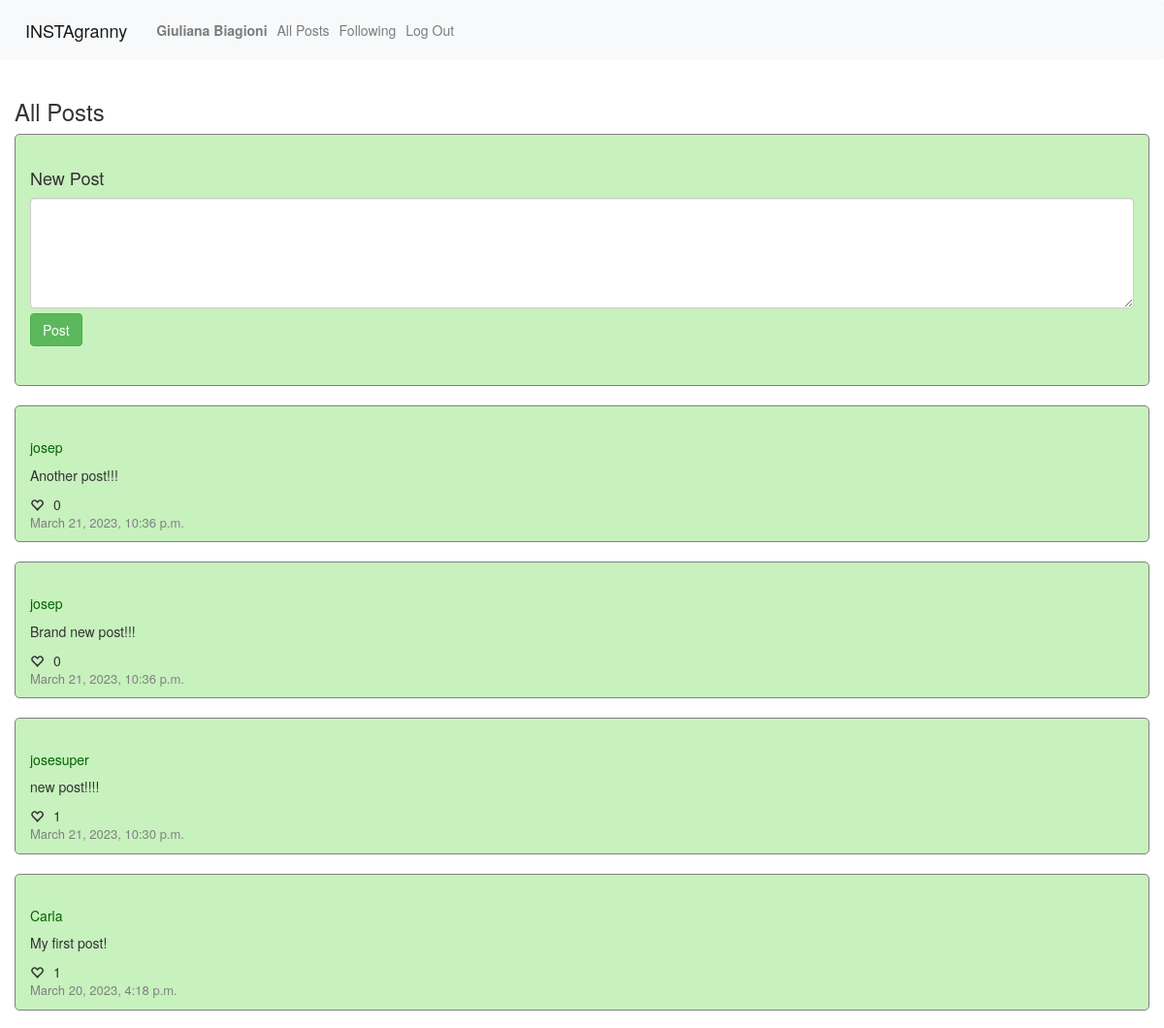
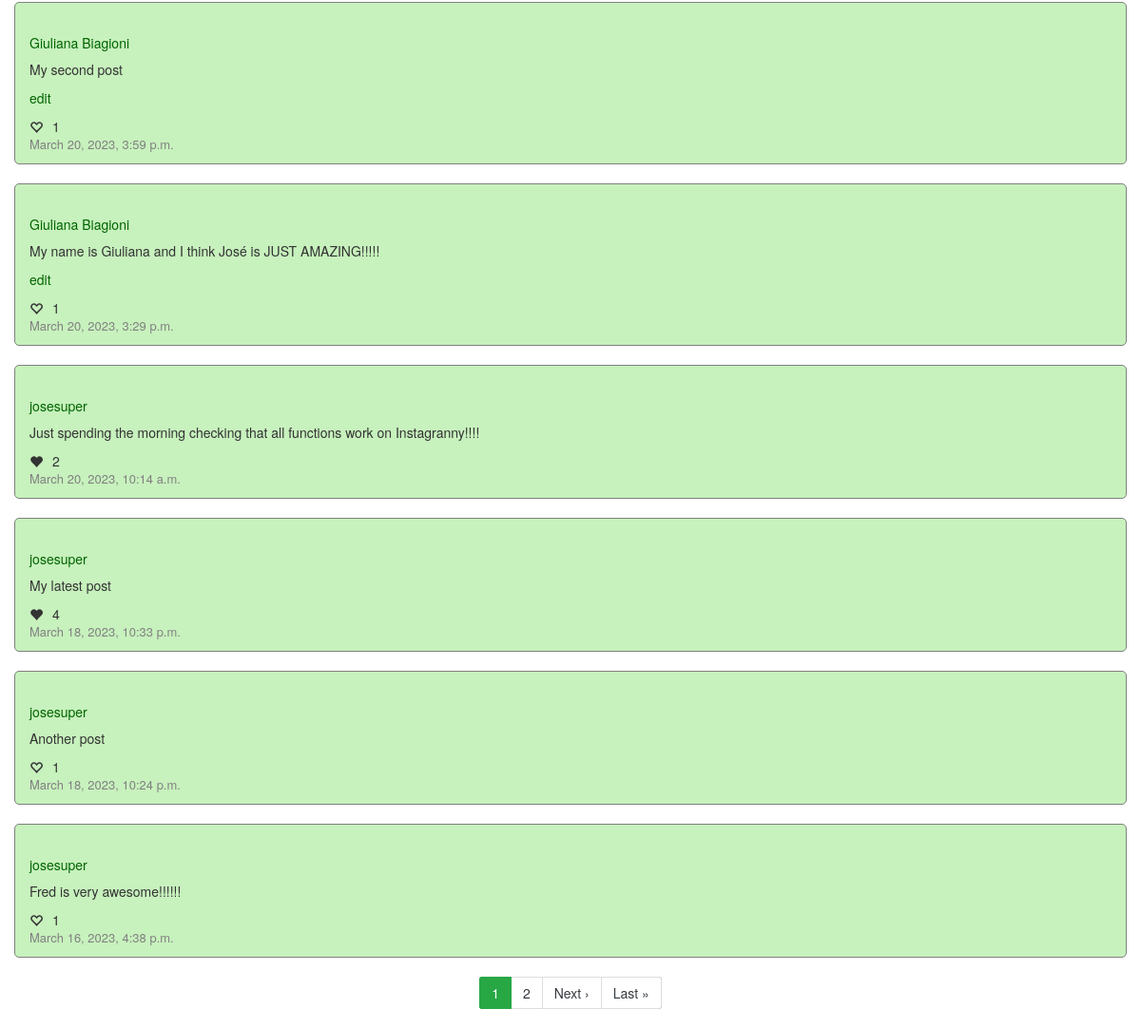
The page / (signed in) on the database its author committed (2 pictures, top to bottom).
### network/models.py (models this page shows, shortened)
class User(AbstractUser):
    followers = models.ManyToManyField('self', symmetrical=False, blank=True, related_name="following")
    def __str__(self):
        return f"{self.username}"

class Post(models.Model):
    poster = models.ForeignKey(User,on_delete=models.PROTECT, related_name="user_posts")
    body = models.TextField(max_length=300)
    liked_by = models.ManyToManyField(User, blank=True, related_name='liked_posts')
    timestamp = models.DateTimeField(default=datetime.today)

### network/views.py (the view)
# urls.py: path("", views.index, name="index"),
def index(request):
    if request.method == "POST":
        form = NewPostform(request.POST)
        if form.is_valid:
            newpost = Post(poster = request.user, body = request.POST["body"])
            newpost.save()
        return HttpResponseRedirect(reverse("network:index"))
    else:
        posts = Post.objects.all().order_by('-timestamp')
        page_number = request.GET.get('page', 1)
        paginator = Paginator(posts, 10)
        page = paginator.get_page(page_number)
        return render(request, "network/index.html", {
            "NewPostform": NewPostform,
            "page": page,
            "heading": "All Posts"
        })

### network/templates/network/index.html (shortened to what this page needs)
{% extends "network/layout.html" %}
{% load static %}
{% block body %}
<div class="container-fluid">
    <h3>{{ heading }}</h3>
    {% if user.is_authenticated %}
    <div class="newpost-section">
        <h4>New Post</h4>
        <form action="{% url 'network:index' %}" method="post">
            <div class="form-group">
                {{ NewPostform }}
                <button type="submit" id="submit" class="btn btn-success">Post</button>
            </div>
        </form>
    </div>
    {% endif %}
    {% for post in page %}
    <div class="post-section">
        <h5><a id="post-poster-{{ post.id }}" class="profilename" href="/{{ post.poster }}">{{ post.poster }}</a></h5>
        <p id="post-body-{{ post.id }}">{{ post.body }}</p>
        {% if post.poster == user %}
        <p class="edit" data-id="{{ post.id }}">edit</p>
        {% endif %}
        <div class="row align-items-center">
            <div id="likes-{{ post.id }}" class="col heart-col">
                {% if user in post.liked_by.all %}
                <i class="glyphicon glyphicon-heart" data-liked="True" data-like="{{ post.id }}"></i>
                {% else %}
                <i class="glyphicon glyphicon-heart-empty" data-liked="False" data-like="{{ post.id }}"></i>
                {% endif %}
                <p id="like-count-{{ post.id }}">{{ post.liked_by.all|length }}</p>
            </div>
        </div>
        <p class="timestamp">{{ post.timestamp }}</p>
    </div>
    {% endfor %}
    {% if page.has_other_pages %}
    <nav>
    <div class="d-flex justify-content-center">
        <ul class="pagination bg-dark ">
            {% for i in page.paginator.page_range %}
            {% if page.number == i %}
            <li class="page-item active"><span class="page-link bg-success border-success">{{ i }}<span class="sr-only">(current)</span></span></li>
            {% else %}
            {% if i > page.number|add:'-3' and i < page.number|add:'3' %}
            <li class="page-item"><a class="page-link text-dark" href="?page={{ i }}">{{ i }}</a></li>
            {% endif %}
            {% endif %}
            {% endfor %}
            {% if page.has_next %}
            <li class="page-item"><a class="page-link text-dark" href="?page={{ page.next_page_number }}">Next &rsaquo;</a></li>
            <li class="page-item"><a class="page-link text-dark" href="?page={{ page.paginator.num_pages }}">Last &raquo;</a></li>
            {% endif %}
        </ul>
    </div>
    </nav>
    {% endif %}
</div>
{% endblock %}

### network/templates/network/layout.html (shortened to what this page needs)
{% load static %}
<!DOCTYPE html>
<html lang="en">
    <head>
        <link rel="stylesheet" href="https://stackpath.bootstrapcdn.com/bootstrap/4.4.1/css/bootstrap.min.css">
        <link href="{% static 'network/styles.css' %}" rel="stylesheet">
        <link rel="stylesheet" href="https://maxcdn.bootstrapcdn.com/bootstrap/3.3.7/css/bootstrap.min.css">
    </head>
    <body>
        <nav class="navbar navbar-expand-lg navbar-light bg-light">
            <a class="navbar-brand" href="#">INSTAgranny</a>
            <div>
              <ul class="navbar-nav mr-auto">
                {% if user.is_authenticated %}
                    <li class="nav-item">
                        <a class="nav-link" href="{{ user.username }}"><strong>{{ user.username }}</strong></a>
                    </li>
                {% endif %}
                <li class="nav-item">
                  <a class="nav-link" href="{% url 'network:index' %}">All Posts</a>
                </li>
                {% if user.is_authenticated %}
                    <li class="nav-item">
                        <a class="nav-link" href="{% url 'network:following' %}">Following</a>
                    </li>
                    <li class="nav-item">
                        <a class="nav-link" href="{% url 'network:logout' %}">Log Out</a>
                    </li>
                {% endif %}
              </ul>
            </div>
          </nav>
        <div class="body">
            {% block body %}
            {% endblock %}
        </div>
    </body>
</html>

### network/static/network/styles.css (style rules this page uses)
#submit { margin-top: 5px; }
.newpost-section { border-style: solid; border-width: thin; border-color: grey; border-radius: 5px; padding: 25px 15px 25px 15px; background-color: #c7f1bd; }
.post-section { margin-top: 20px; border-style: solid; border-width: thin; border-color: grey; border-radius: 5px; padding: 25px 15px 0px 15px; background-color: #c7f1bd; }
.post-section .heart-col { padding-right: 10px; }
.heart-col { display: inline-flex; align-items: center; }
.heart-col p { margin-left: 10px; margin-bottom: 0; }
.timestamp { font-size: small; color: grey; }
.profilename { color: darkgreen; }
.edit { color: darkgreen; }

### rows shown on the page
User: username "Giuliana Biagioni"
Post: poster "josep", body "Another post!!!", liked_by.all|length "0", timestamp "March 21, 2023, 10:36 p.m."
Post: poster "josep", body "Brand new post!!!", liked_by.all|length "0", timestamp "March 21, 2023, 10:36 p.m."
Post: poster "josesuper", body "new post!!!!", liked_by.all|length "1", timestamp "March 21, 2023, 10:30 p.m."
Post: poster "Carla", body "My first post!", liked_by.all|length "1", timestamp "March 20, 2023, 4:18 p.m."
Post: poster "Giuliana Biagioni", body "My second post", liked_by.all|length "1", timestamp "March 20, 2023, 3:59 p.m."
Post: poster "Giuliana Biagioni", body "My name is Giuliana and I think José is JUST AMAZING!!!!!", liked_by.all|length "1", timestamp "March 20, 2023, 3:29 p.m."
Post: poster "josesuper", body "Just spending the morning checking that all functions work on Instagranny!!!!", liked_by.all|length "2", timestamp "March 20, 2023, 10:14 a.m."
Post: poster "josesuper", body "My latest post", liked_by.all|length "4", timestamp "March 18, 2023, 10:33 p.m."
Post: poster "josesuper", body "Another post", liked_by.all|length "1", timestamp "March 18, 2023, 10:24 p.m."
Post: poster "josesuper", body "Fred is very awesome!!!!!!", liked_by.all|length "1", timestamp "March 16, 2023, 4:38 p.m."

### other values the page prints
{{ heading }} "All Posts"
{{ i }} "1"
{{ i }} "2"
